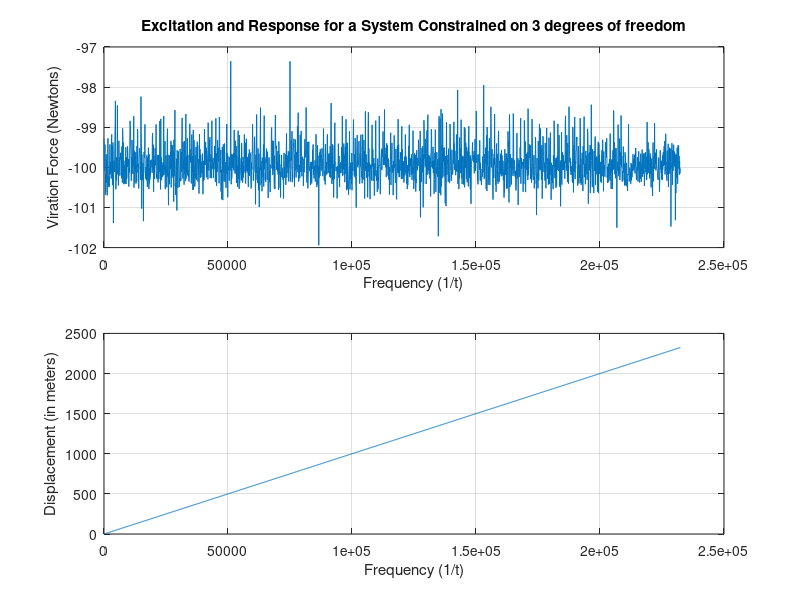
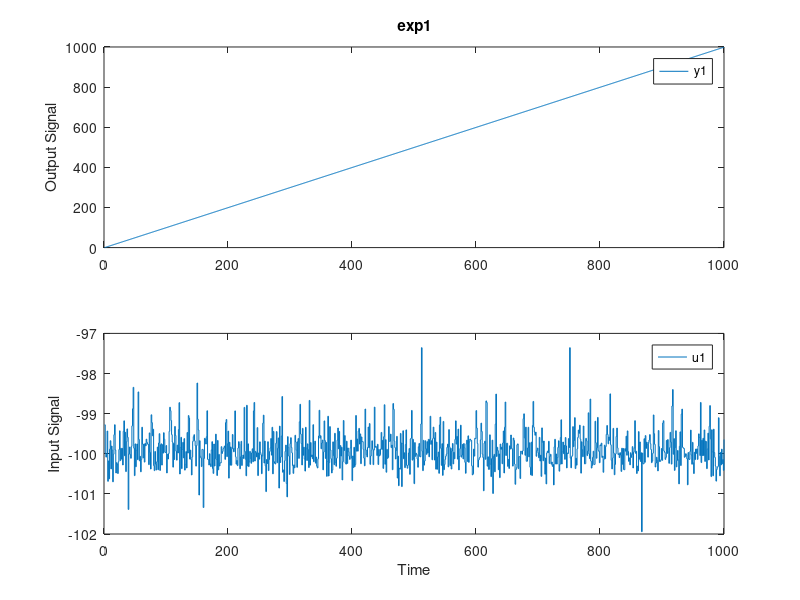

These figures' MATLAB source, in order: (Note: this script raises an error after producing the figures.)
load C7E_1.mat t acc dt;
rng('default');

% Add noise to excitation and response signals
X_vars = acc + randn(size(t)) / 1250;
Y_vars = t + randn(size(t)) / 1e11;

% Define inpusample_time and outpusample_time
p = (0:size(X_vars, 1) - 1) / dt';
X1 = 1e2 * X_vars;
Y1 = 1e2 * Y_vars;
X0 = X1(:, 1);
Y0 = Y1(:, 1);

% plotting
% acc versus the time
subplot(2, 1, 1)
plot(p, X0)
xlabel('Frequency (1/t)')
ylabel('Viration Force (Newtons)')
grid on;
title('Excitation and Response for a System Constrained on 3 degrees of freedom')
subplot(2, 1, 2)
plot(p, Y0)
xlabel('Frequency (1/t)')
ylabel('Displacement (in meters)')
grid on;

% APPLYING ERA
sample_time = 1 / dt; % sample time to apply on the estimation data
data_estimation = iddata(Y0(1:1000), X0(1:1000), 1 / dt);
% incase we need to validate and compare systems, we need the validation data:
data_validation = iddata(Y0(1001:2000), X0(1001:2000), 1 / dt);

% plot on the estimation data
figure
plot(data_estimation)

[~, inputDelay] = max(data_estimation.InputData);
data_estimation = data_estimation(inputDelay:end);

L = length(data_estimation.InputData);
t = seconds(data_estimation.Tstart + (0:L - 1)' * sample_time);
y1 = data_estimation.OutputData;
tt = timetable(t, y1);

% ERA SYSTEM PROPRETIES
% 6 orders (x1 - x6)
order = 6;
sys = era(tt, order, 'Feedthrough', true);
sys;
